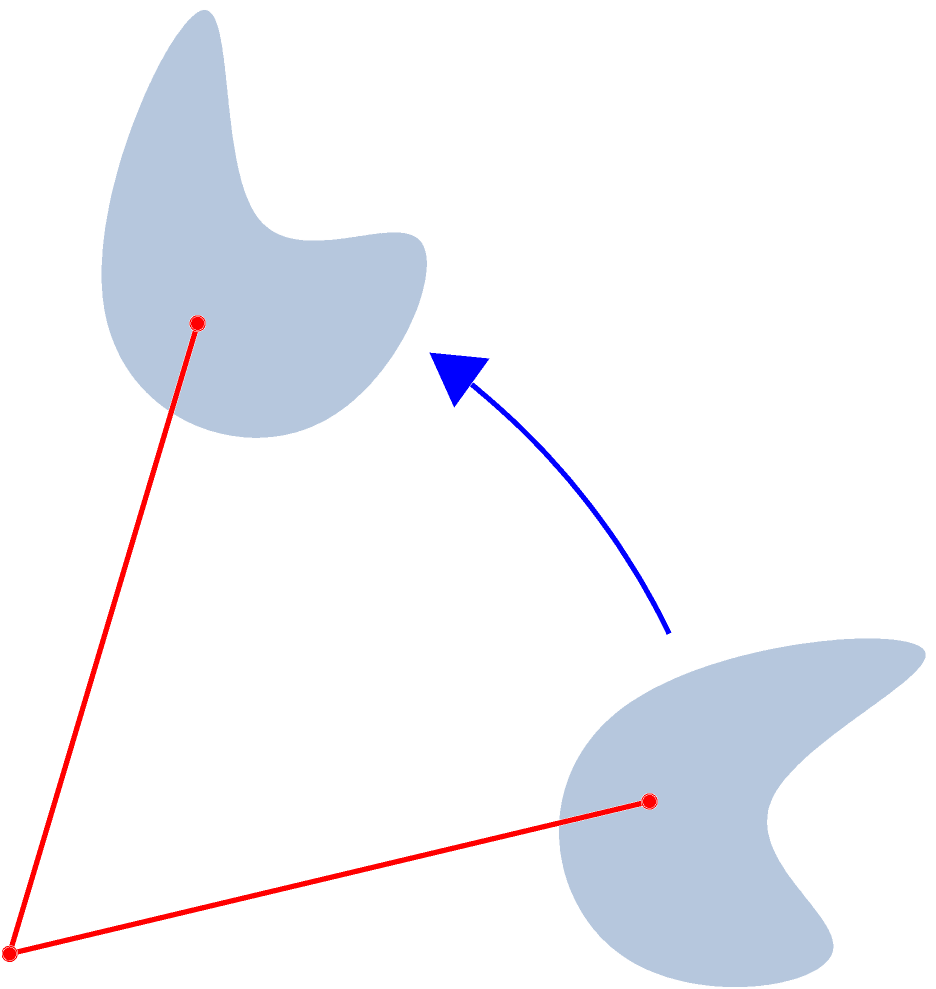
#> input picture test.png, 936 x 989 px, found by its file name
$ python 'angle finder.py'
#> lines starting #> are read from the running program, lines starting #| are printed output that depends on the picture
import cv2
import math

path='Resources/test.png'
img=cv2.imread(path)
#> img is the input picture: shape (989, 936, 3); mean B, G, R 247.6, 243.2, 242.5
img=cv2.resize(img,(512,512))
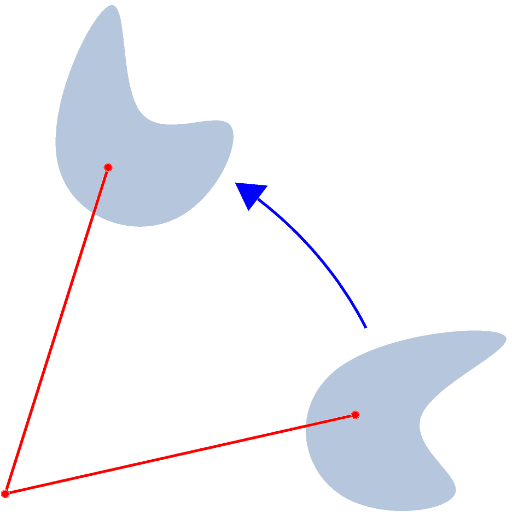
#> img: shape (512, 512, 3); mean B, G, R 247.6, 243.2, 242.5
pointsList = []

def mousePoints(event,x,y,flags,params):
    if event == cv2.EVENT_LBUTTONDOWN:
        size=len(pointsList)
        if size!=0 and size%3 !=0:
            cv2.line(img,tuple(pointsList[round((size-1)/3)*3]),(x,y),(0,255,0),2)
        cv2.circle(img,(x,y),5,(0,255,0),cv2.FILLED)
        pointsList.append([x,y])
        #print(x,y)
        print(pointsList)


def gradient(pt1,pt2):
    return (pt2[1]-pt1[1])/(pt2[0]-pt1[0])

def getAngle(pointsList):
    pt1,pt2,pt3= pointsList[-3:]
    m1=gradient(pt1,pt2)
    m2=gradient(pt1,pt3)
    angR = math.atan((m2-m1)/(1+m2*m1))
    angD = round(math.degrees(angR))
    cv2.putText(img,str(angD),(pt1[0]+40,pt1[1]),cv2.FONT_HERSHEY_SIMPLEX,1.5,(0,255,0),2)
    #print(angD)

while True:

    if len(pointsList) % 3 == 0 and len(pointsList)!=0:
        getAngle(pointsList)
    cv2.imshow('Image',img)
    cv2.setMouseCallback('Image',mousePoints)
    if cv2.waitKey(1) & 0xFF == ord('q'):
#> (key q is pressed here)
        pointsList=[]
